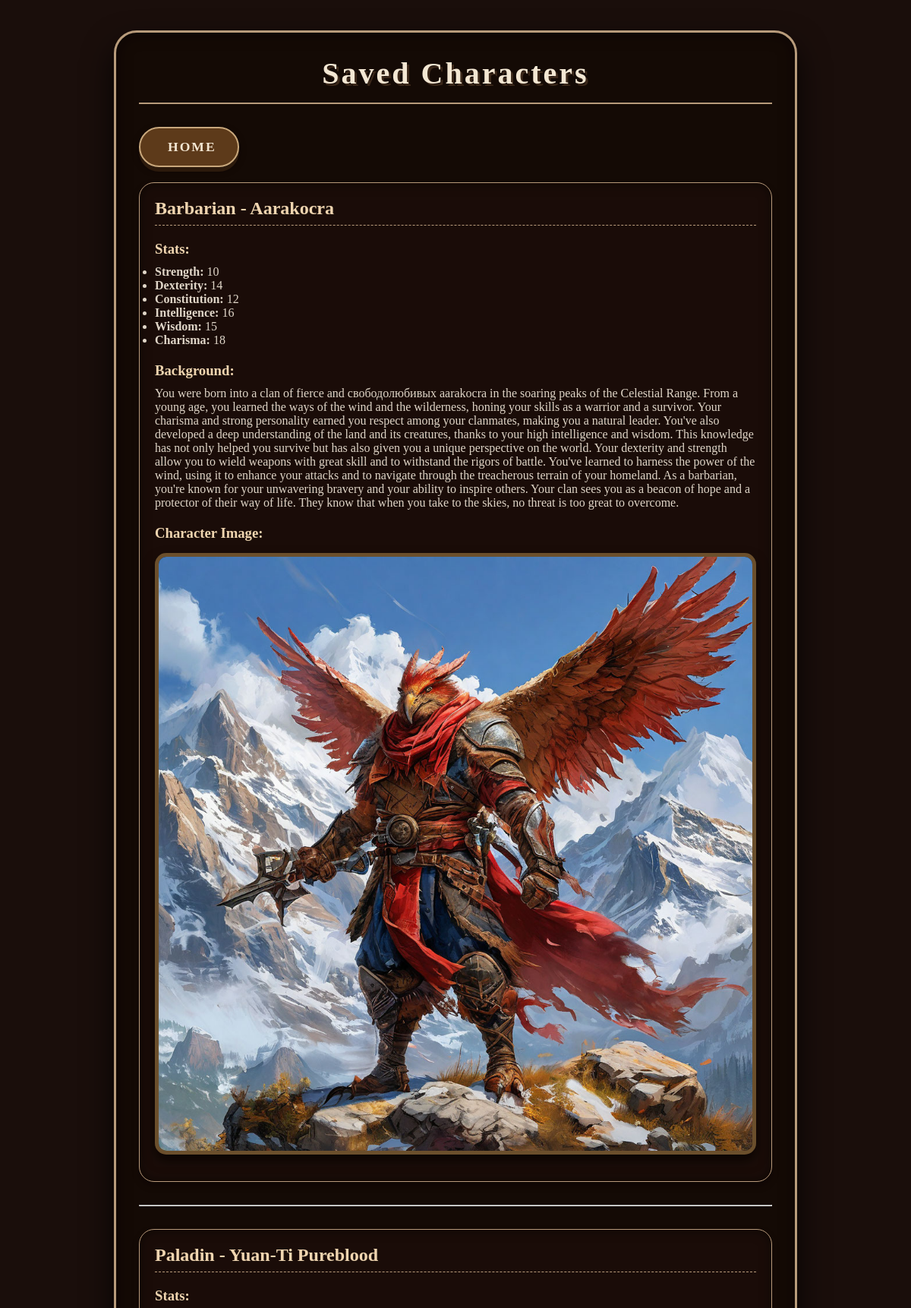
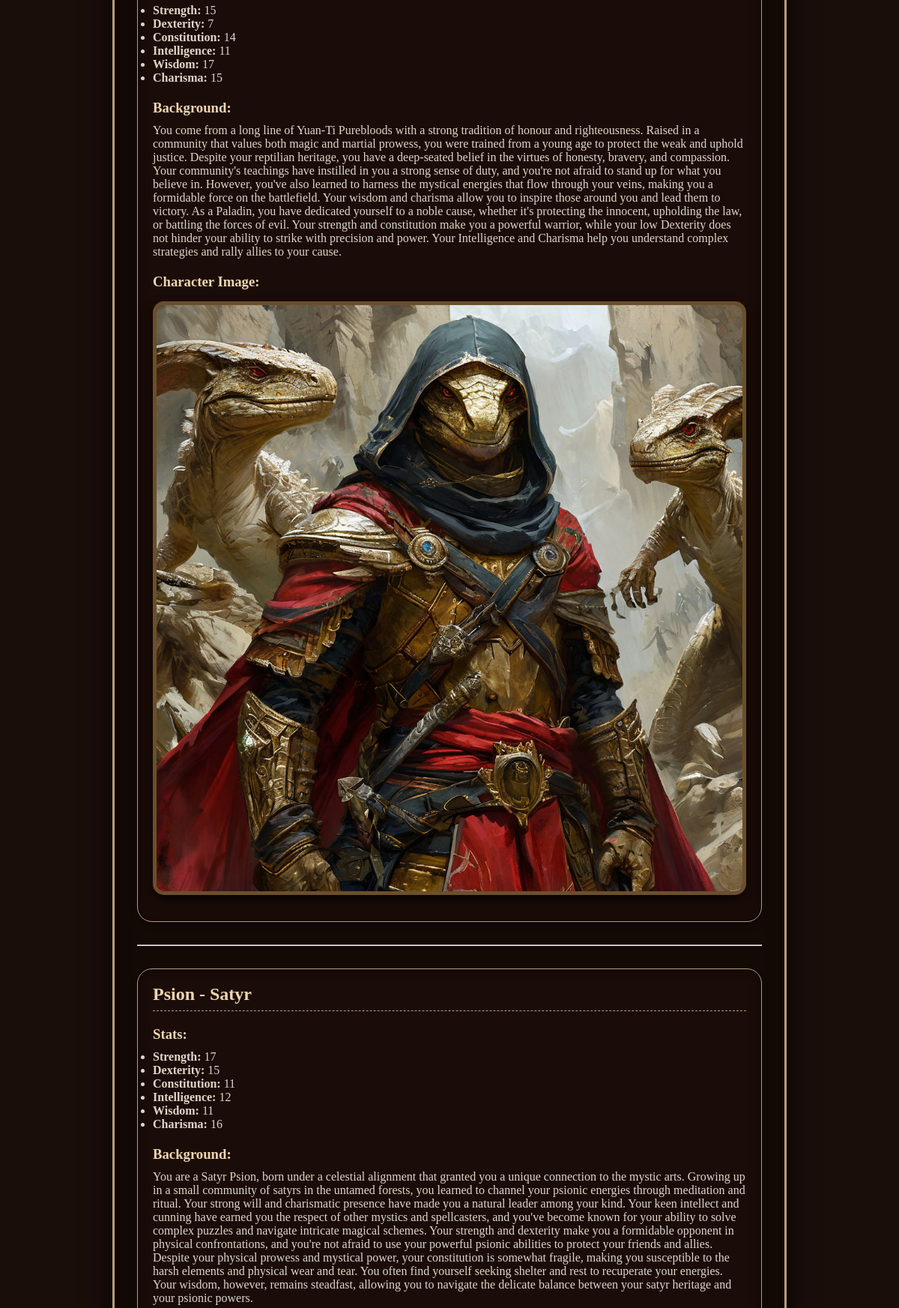
/characters (upper part), run on the app's committed database (2 pictures, top to bottom).
### tables this page shows
CREATE TABLE characters (
            id INTEGER PRIMARY KEY AUTOINCREMENT,
            class TEXT NOT NULL,
            race TEXT NOT NULL,
            background TEXT NOT NULL,
            image TEXT NOT NULL,
            stats TEXT NOT NULL  
        , equipment TEXT);

### app.py (the view)
@app.route('/characters')
def show_characters():
    try:
        conn = get_db_connection()
        characters = conn.execute('SELECT * FROM characters').fetchall()
        conn.close()
        characters_list = []
        for character in characters:
            try:
                stats = json.loads(character['stats'])
            except json.JSONDecodeError:
                stats = {}  # Если stats невалидный, используем пустой словарь
            characters_list.append({
                **dict(character),
                'stats': stats
            })
        return render_template('characters.html', characters=characters_list)
    except sqlite3.Error as e:
        return f"Ошибка базы данных: {e}", 500

### app.py (called while the page is built)
def get_db_connection():
    conn = sqlite3.connect(os.environ.get("DB_PATH", "characters.db"))
    conn.row_factory = sqlite3.Row
    return conn

### templates/characters.html (shortened to what this page needs)
<!DOCTYPE html>
<html lang="en">
<head>
    <link rel="stylesheet" href="{{ url_for('static', filename='styles.css') }}">
</head>
<body>
    <div class="container">
        <h1>Saved Characters</h1>
        <a href="/" class="button"> Home</a>
        <div class="characters-list">
            {% for character in characters %}
                <div class="character">
                    <h2>{{ character['class'] }} - {{ character['race'] }}</h2>
                    <h3>Stats:</h3>
                    <ul>
                        {% for stat, value in character['stats'].items() %}
                            <li><strong>{{ stat }}:</strong> {{ value }}</li>
                        {% endfor %}
                    </ul>
                    <h3>Background:</h3>
                    <p>{{ character['background'] }}</p>
                    <h3>Character Image:</h3>
                    <img src="{{ url_for('static', filename=character['image']) }}" alt="Character Image">
                </div>
                <hr>
            {% endfor %}
        </div>
    </div>
</body>
</html>

### static/styles.css (style rules this page uses)
* { margin: 0; padding: 0; box-sizing: border-box; }
body { font-family: 'Cormorant Garamond', serif; background: #1a0e0b url('/static/parchment-texture.jpg') repeat; background-size: cover; color: #e0d6c8; min-height: 100vh; display: flex; justify-content: center; align-items: center; padding: 20px; }
.container { max-width: 900px; width: 100%; margin: 20px auto; padding: 30px; background: rgba(20, 10, 5, 0.85); backdrop-filter: blur(4px); border: 3px solid #b89b7b; border-radius: 30px; box-shadow: 0 20px 40px rgba(0, 0, 0, 0.8), inset 0 0 20px rgba(0,0,0,0.5); }
h1 { font-family: 'Cinzel', serif; font-size: 2.5rem; text-align: center; color: #f3e7d3; text-shadow: 3px 3px 0 #3b281a; letter-spacing: 3px; margin-bottom: 30px; border-bottom: 2px solid #b89b7b; padding-bottom: 15px; }
h2, h3 { font-family: 'Cinzel', serif; color: #f0d5b0; margin: 20px 0 10px; text-shadow: 1px 1px 0 #1f140e; }
.button { font-family: 'Cinzel', serif; display: inline-block; padding: 14px 28px; background: #5d3a1a; border: 2px solid #c9a87c; color: #f3e7d3; text-decoration: none; text-transform: uppercase; letter-spacing: 2px; font-weight: bold; border-radius: 40px; box-shadow: 0 6px 0 #2c1a0c, 0 4px 8px rgba(0,0,0,0.5); transition: all 0.1s ease; cursor: pointer; font-size: 1.1rem; }
.characters-list { display: flex; flex-direction: column; gap: 30px; margin-top: 20px; }
.characters-list .character { background: rgba(30, 15, 10, 0.7); border: 1px solid #b89b7b; border-radius: 20px; padding: 20px; box-shadow: inset 0 0 15px rgba(0,0,0,0.5), 0 5px 10px rgba(0,0,0,0.3); backdrop-filter: blur(2px); }
.characters-list .character h2 { margin-top: 0; border-bottom: 1px dashed #b89b7b; padding-bottom: 8px; }
.characters-list .character img { max-width: 100%; height: auto; display: block; margin: 15px auto; border: 5px solid #6b4f2c; border-radius: 15px; box-shadow: 0 8px 15px rgba(0,0,0,0.6); }

### data on the page
characters: class "Barbarian", race "Aarakocra", items "Strength" "Dexterity" "Constitution" "Intelligence" "Wisdom" "Charisma", items "10" "14" "12" "16" "15" "18", background "You were born into a clan of fierce and свободолюбивых aarakocra in the soaring peaks of the Celestial Range. From a young age, you learned the ways of the wind and the wilderness, honing your skills as a warrior and a survivor. Your charisma and strong personality earned you respect among your clanmates, making you a natural leader. You've also developed a deep understanding of the land and its creatures, thanks to your high intelligence and wisdom. This knowledge has not only helped you survive but has also given you a unique perspective on the world. Your dexterity and strength allow you to wield weapons with great skill and to withstand the rigors of battle. You've learned to harness…", image (picture)
characters: class "Paladin", race "Yuan-Ti Pureblood", items "Strength" "Dexterity" "Constitution" "Intelligence" "Wisdom" "Charisma", items "15" "7" "14" "11" "17" "15", background "You come from a long line of Yuan-Ti Purebloods with a strong tradition of honour and righteousness. Raised in a community that values both magic and martial prowess, you were trained from a young age to protect the weak and uphold justice. Despite your reptilian heritage, you have a deep-seated belief in the virtues of honesty, bravery, and compassion. Your community's teachings have instilled in you a strong sense of duty, and you're not afraid to stand up for what you believe in. However, you've also learned to harness the mystical energies that flow through your veins, making you a formidable force on the battlefield. Your wisdom and charisma allow you to inspire those around you and…", image (picture)
characters: class "Psion", race "Satyr", items "Strength" "Dexterity" "Constitution" "Intelligence" "Wisdom" "Charisma", items "17" "15" "11" "12" "11" "16", background "You are a Satyr Psion, born under a celestial alignment that granted you a unique connection to the mystic arts. Growing up in a small community of satyrs in the untamed forests, you learned to channel your psionic energies through meditation and ritual. Your strong will and charismatic presence have made you a natural leader among your kind. Your keen intellect and cunning have earned you the respect of other mystics and spellcasters, and you've become known for your ability to solve complex puzzles and navigate intricate magical schemes. Your strength and dexterity make you a formidable opponent in physical confrontations, and you're not afraid to use your powerful psionic abilities to…"
